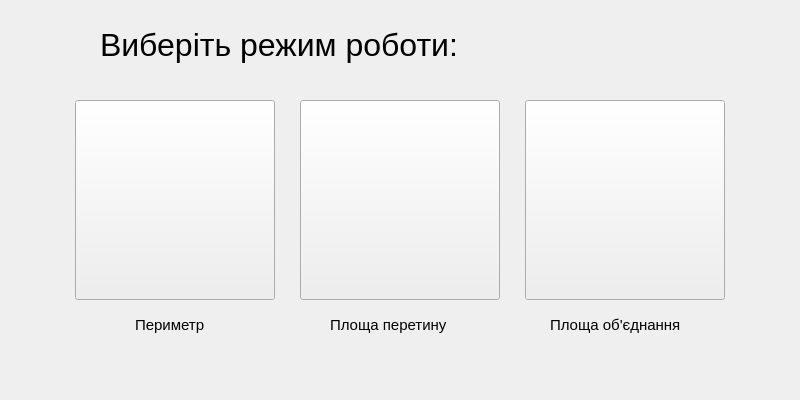
<?xml version="1.0" encoding="UTF-8"?>
<ui version="4.0">
 <class>ModeDialog</class>
 <widget class="QMainWindow" name="ModeDialog">
  <property name="geometry">
   <rect>
    <x>0</x>
    <y>0</y>
    <width>800</width>
    <height>400</height>
   </rect>
  </property>
  <property name="minimumSize">
   <size>
    <width>800</width>
    <height>400</height>
   </size>
  </property>
  <property name="maximumSize">
   <size>
    <width>800</width>
    <height>400</height>
   </size>
  </property>
  <property name="windowTitle">
   <string>Робота з прямокутниками</string>
  </property>
  <property name="windowOpacity">
   <double>1.000000000000000</double>
  </property>
  <widget class="QWidget" name="centralWidget">
   <widget class="QPushButton" name="bPerimeter">
    <property name="geometry">
     <rect>
      <x>75</x>
      <y>100</y>
      <width>200</width>
      <height>200</height>
     </rect>
    </property>
    <property name="text">
     <string/>
    </property>
    <property name="icon">
     <iconset>
      <normaloff>../Icons/Perimeter.png</normaloff>../Icons/Perimeter.png</iconset>
    </property>
    <property name="iconSize">
     <size>
      <width>200</width>
      <height>200</height>
     </size>
    </property>
   </widget>
   <widget class="QPushButton" name="bUnion">
    <property name="geometry">
     <rect>
      <x>525</x>
      <y>100</y>
      <width>200</width>
      <height>200</height>
     </rect>
    </property>
    <property name="text">
     <string/>
    </property>
    <property name="icon">
     <iconset>
      <normaloff>../Icons/Union.png</normaloff>../Icons/Union.png</iconset>
    </property>
    <property name="iconSize">
     <size>
      <width>200</width>
      <height>200</height>
     </size>
    </property>
   </widget>
   <widget class="QPushButton" name="bIntersection">
    <property name="geometry">
     <rect>
      <x>300</x>
      <y>100</y>
      <width>200</width>
      <height>200</height>
     </rect>
    </property>
    <property name="text">
     <string/>
    </property>
    <property name="icon">
     <iconset>
      <normaloff>../Icons/Intersection.png</normaloff>../Icons/Intersection.png</iconset>
    </property>
    <property name="iconSize">
     <size>
      <width>200</width>
      <height>200</height>
     </size>
    </property>
   </widget>
   <widget class="QLabel" name="label">
    <property name="geometry">
     <rect>
      <x>100</x>
      <y>20</y>
      <width>600</width>
      <height>50</height>
     </rect>
    </property>
    <property name="font">
     <font>
      <pointsize>24</pointsize>
     </font>
    </property>
    <property name="text">
     <string>Виберіть режим роботи:</string>
    </property>
   </widget>
   <widget class="QLabel" name="lPerimeter">
    <property name="geometry">
     <rect>
      <x>135</x>
      <y>310</y>
      <width>80</width>
      <height>30</height>
     </rect>
    </property>
    <property name="font">
     <font>
      <pointsize>11</pointsize>
     </font>
    </property>
    <property name="text">
     <string>Периметр</string>
    </property>
   </widget>
   <widget class="QLabel" name="lIntersection">
    <property name="geometry">
     <rect>
      <x>330</x>
      <y>310</y>
      <width>140</width>
      <height>30</height>
     </rect>
    </property>
    <property name="font">
     <font>
      <pointsize>11</pointsize>
     </font>
    </property>
    <property name="text">
     <string>Площа перетину</string>
    </property>
   </widget>
   <widget class="QLabel" name="lUnion">
    <property name="geometry">
     <rect>
      <x>550</x>
      <y>310</y>
      <width>152</width>
      <height>30</height>
     </rect>
    </property>
    <property name="font">
     <font>
      <pointsize>11</pointsize>
     </font>
    </property>
    <property name="text">
     <string>Площа об'єднання</string>
    </property>
   </widget>
  </widget>
 </widget>
 <layoutdefault spacing="6" margin="11"/>
 <resources/>
 <connections/>
</ui>
